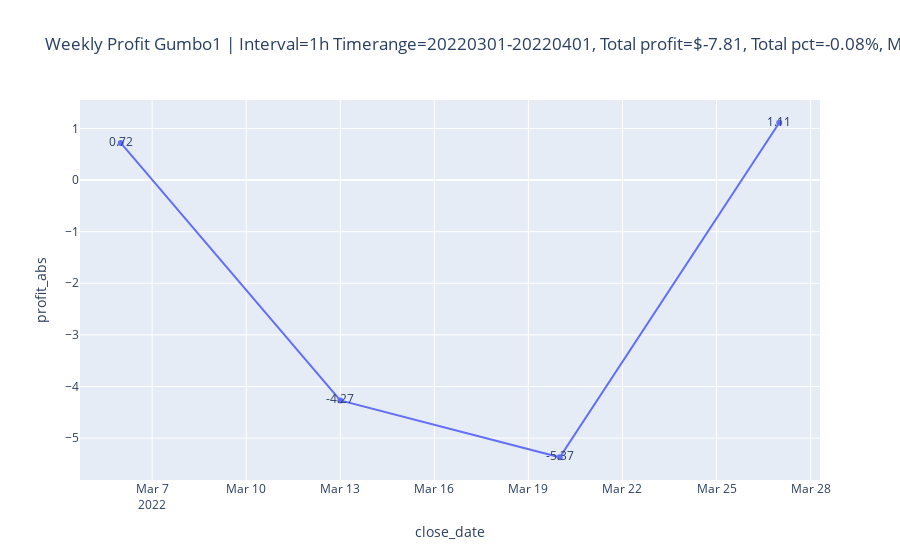

Notebook source saved alongside this figure:
### Code cell
b_runner.report.plot_weekly()

### Figure 1 — Plotly figure (JSON) as saved in the notebook; plotly's stock layout.template omitted (floating-point values rounded to 4 significant figures)
{"data": [{"hovertemplate": "close_date=%{x}<br>profit_abs=%{text}<extra></extra>", "legendgroup": "", "line": {"color": "#636efa", "dash": "solid"}, "marker": {"symbol": "circle"}, "mode": "markers+lines+text", "name": "", "orientation": "v", "showlegend": false, "text": [0.72, -4.27, -5.37, 1.11], "type": "scatter", "x": ["2022-03-06T00:00:00+00:00", "2022-03-13T00:00:00+00:00", "2022-03-20T00:00:00+00:00", "2022-03-27T00:00:00+00:00"], "xaxis": "x", "y": [0.72, -4.27, -5.37, 1.11], "yaxis": "y"}], "layout": {"legend": {"tracegroupgap": 0}, "title": {"text": "Weekly Profit Gumbo1 | Interval=1h Timerange=20220301-20220401, Total profit=$-7.81, Total pct=-0.08%, Mean pct=-1.97%, Trades=12, Wins=6, Losses=2, Draws=4, Win ratio=50.00%"}, "xaxis": {"anchor": "y", "domain": [0, 1], "title": {"text": "close_date"}}, "yaxis": {"anchor": "x", "domain": [0, 1], "title": {"text": "profit_abs"}}}}
